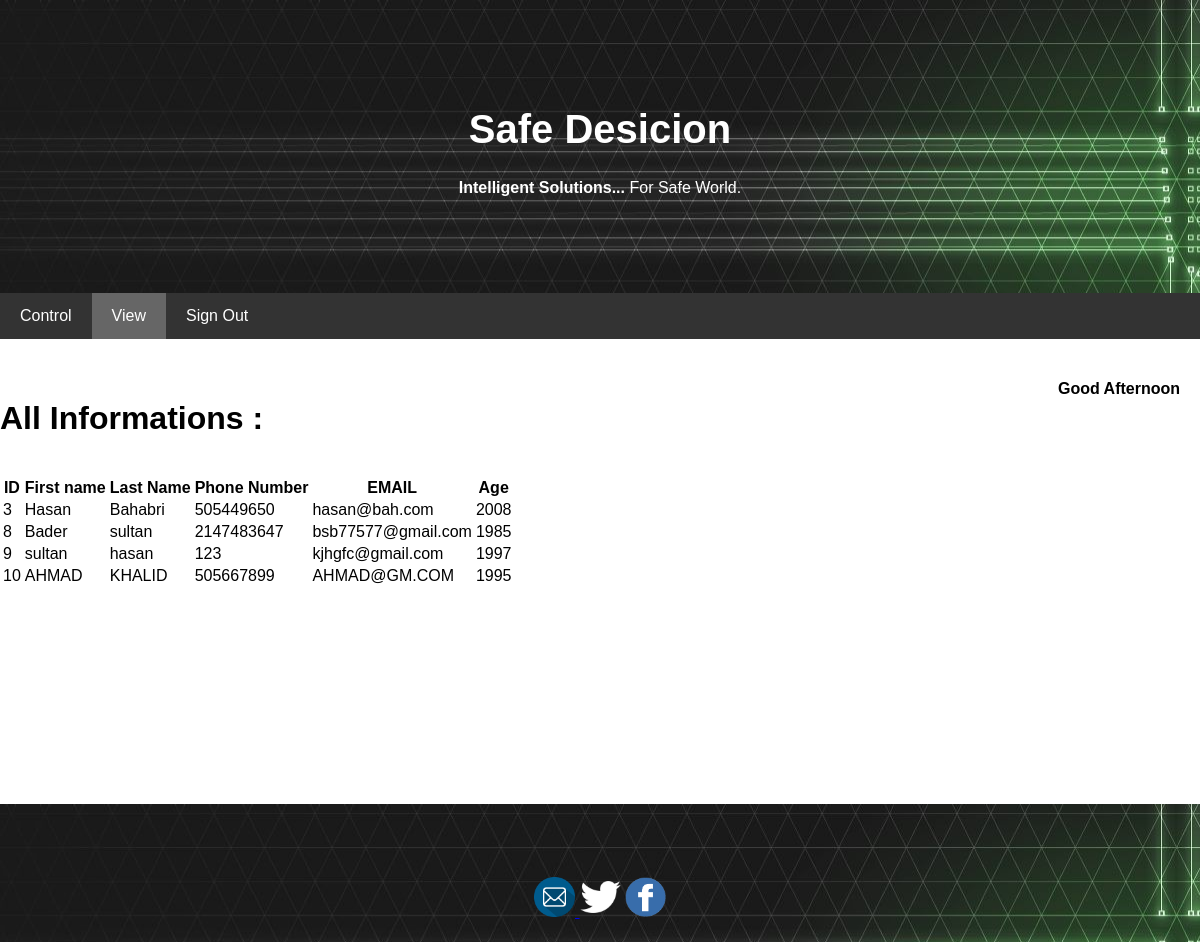
The page /view.php on the database its author committed.
### tables this page shows
CREATE TABLE `information` (
  `id` int(100) NOT NULL,
  `Firstname` varchar(25) NOT NULL,
  `Lastname` varchar(25) NOT NULL,
  `Phonenumber` int(11) NOT NULL,
  `Email` varchar(50) NOT NULL,
  `Age` int(11) NOT NULL,
  `image` longblob NOT NULL
);

### view.php (the view, shortened to what this page needs)
<!doctype html>
<html>
<head>
<link rel="stylesheet" type="text/css"
href="style.css">
</head>
<body>
<div class="header">
  <h1>Safe Desicion</h1>
  <p><b>Intelligent Solutions...</b> For Safe World.</p>
</div>
<div class="navbar">
  <a href="control.html">Control</a>
  <a href="view.php" class="active">View</a>
  <a href="home.html">Sign Out</a>
</div>
  <div class="main">
<h4 <p style="float:right">
    </p></h4>
    </div>
    <h1>All Informations :</h1>
    <br>
    <?php
    $conn = mysqli_connect("localhost", "root", "", "sdinformation");
    $sql = "SELECT id, Firstname, Lastname, phonenumber, Email, Age FROM Information";
    $result = $conn->query($sql);
    if ($result->num_rows > 0) {
        echo "<table> <tr><th>ID</th><th>First name</th><th>Last Name</th><th>Phone Number</th><th>EMAIL</th><th>Age</th></tr>";
        while($row = $result->fetch_assoc()) {
            echo "<tr><td>" . $row["id"]. "</td><td>" . $row["Firstname"]. "</td><td>" . $row["Lastname"]. "</td><td>" . $row["phonenumber"]. "</td><td>" . $row["Email"]. "</td><td>" . $row["Age"]. "</td></tr>";
        }
        echo "</table>";
    } else {
        echo "0 results";
    }
    ?>
<br>
<br>
<br>
<br>
<br>
<br>
<br>
<br>
<br>
<br>
<br>
<br>
<div class="footer">
  <h2 style="color:white;"><br></h2>
  <p style="text-align:center;"><a href="mailto:info@safedecision.com.sa"><img src="images/email.png" width="41" height="40">
    <a href="https://www.twitter.com/safedecisionKSA"target="_blank"><img src="images/twitter.png" width="41" height="40"></a>
    <a href="http://www.facebook.com"target="_blank"><img src="images/facebook.gif" width="41" height="40"></a>
  </p>
</div>
</body>
</html>

### style.css (style rules this page uses)
* { box-sizing: border-box; }
body { font-family: Arial, Helvetica, sans-serif; margin: 0; }
.header { padding: 80px; text-align: center; color: white; background-image:url('images/0.jpeg'); background-repeat: no-repeat; }
.header h1 { font-size: 40px; }
.navbar { overflow: hidden; background-color: #333; position: sticky; position: -webkit-sticky; top: 0; z-index: 3; }
.navbar a { float: left; display: block; color: white; text-align: center; padding: 14px 20px; text-decoration: none; }
.navbar a.active { background-color: #666; color: white; }
.main { -ms-flex: 70%; flex: 70%; background-color: white; padding: 20px; }
.footer { padding: 5px; text-align: center; background-image:url('images/0.jpeg'); }

### rows shown on the page
information: id "3", Firstname "Hasan", Lastname "Bahabri", Phonenumber "505449650", Email "hasan@bah.com", Age "2008"
information: id "8", Firstname "Bader", Lastname "sultan", Phonenumber "2147483647", Email "bsb77577@gmail.com", Age "1985"
information: id "9", Firstname "sultan", Lastname "hasan", Phonenumber "123", Email "kjhgfc@gmail.com", Age "1997"
information: id "10", Firstname "AHMAD", Lastname "KHALID", Phonenumber "505667899", Email "AHMAD@GM.COM", Age "1995"
